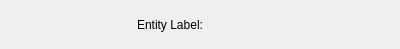
<?xml version="1.0" encoding="UTF-8"?>
<ui version="4.0">
 <class>Form</class>
 <widget class="QWidget" name="Form">
  <property name="geometry">
   <rect>
    <x>0</x>
    <y>0</y>
    <width>400</width>
    <height>49</height>
   </rect>
  </property>
  <property name="windowTitle">
   <string>Form</string>
  </property>
  <layout class="QHBoxLayout" name="horizontalLayout">
   <item>
    <widget class="QLabel" name="entityNameLabel">
     <property name="sizePolicy">
      <sizepolicy hsizetype="Fixed" vsizetype="Preferred">
       <horstretch>0</horstretch>
       <verstretch>0</verstretch>
      </sizepolicy>
     </property>
     <property name="minimumSize">
      <size>
       <width>125</width>
       <height>0</height>
      </size>
     </property>
     <property name="text">
      <string>Entity Label:</string>
     </property>
    </widget>
   </item>
  </layout>
 </widget>
 <resources>
  <include location="resources.qrc"/>
 </resources>
 <connections/>
</ui>
